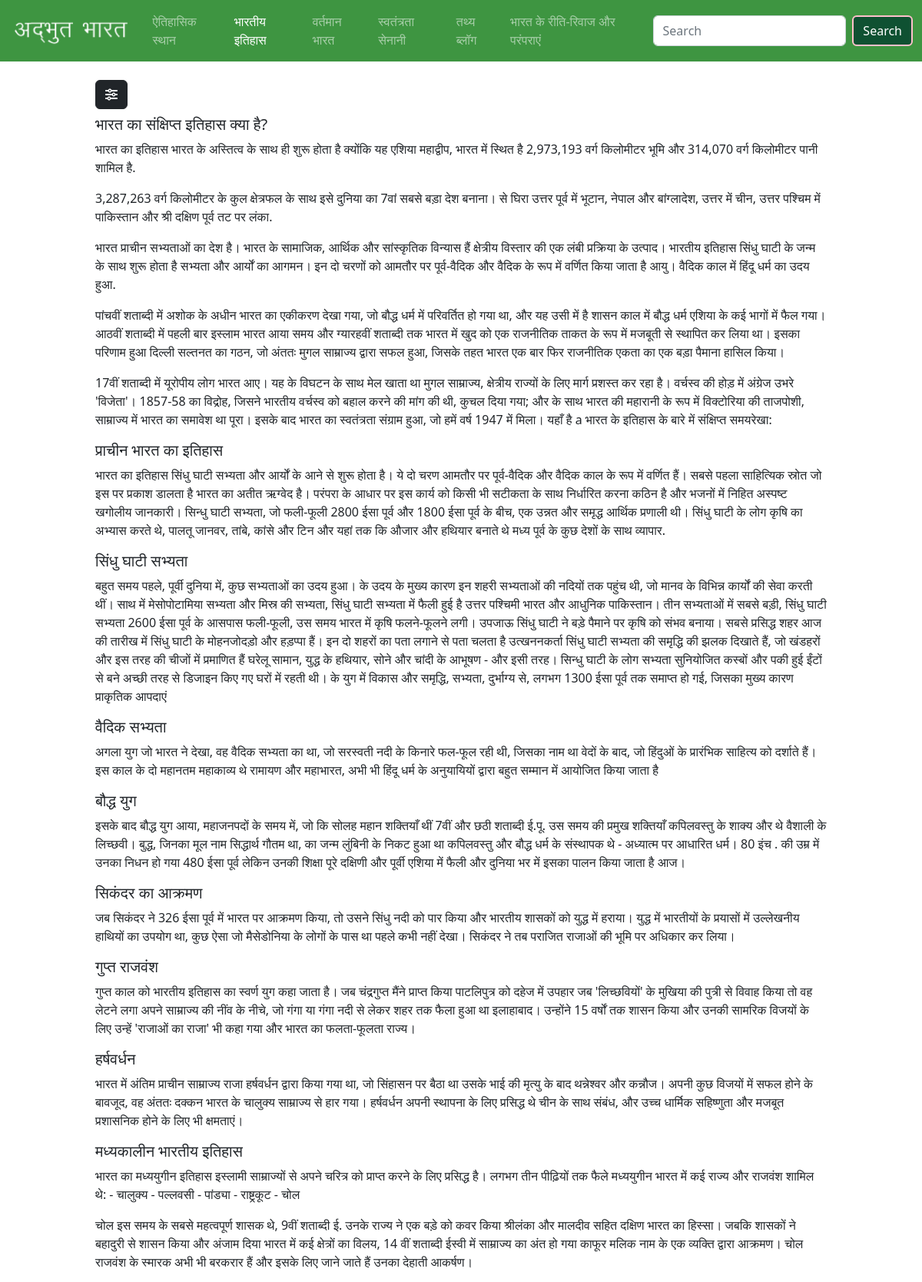
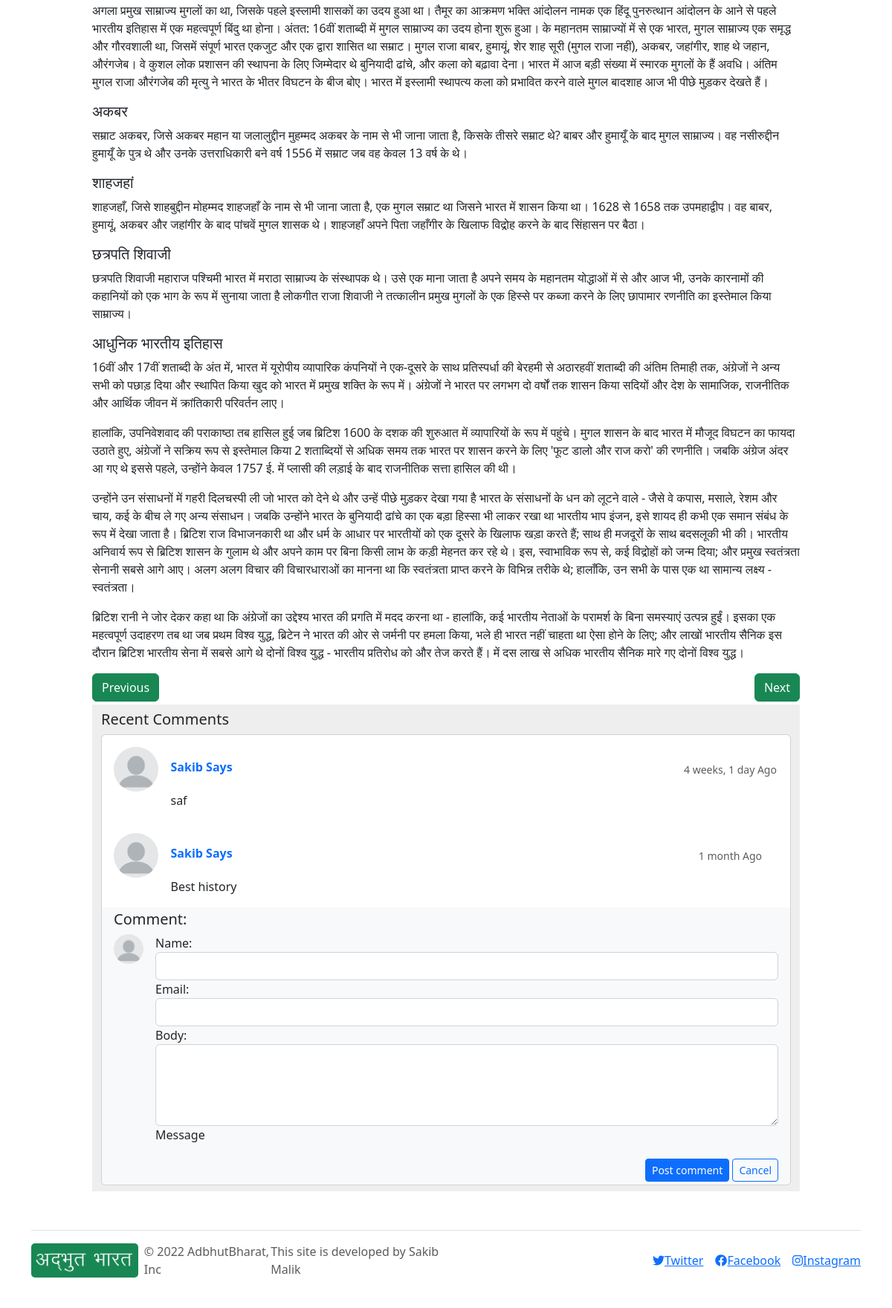
The app's page /indianhistory/s/ with its own data (2 pictures, top to bottom).
### MainApp/models.py (models this page shows, shortened)
class Common(models.Model):
    title = models.CharField(max_length=100)
    slug = models.SlugField(max_length=200, unique=True)
    timestamp = models.DateTimeField(auto_now_add=True)
    post = HTMLField()
    viewcounter = models.IntegerField(default=0)
    class Meta:
        abstract = True

class IndianHistoryModel(Common):
    type = models.CharField(choices=HISTORY_TYPE, max_length=100, default='ANCIENT')
    class Meta:
        verbose_name_plural = 'IndianHistoryModel'
        ordering = ['-timestamp']

class Comments(models.Model):
    name = models.CharField(max_length=100)
    email = models.EmailField()
    body = models.TextField()
    timestamp = models.DateTimeField(auto_now_add=True)
    active = models.BooleanField(default=False)
    class Meta:
        ordering = ['-timestamp']

class IndianHistoryComments(Comments):
    post = models.ForeignKey(IndianHistoryModel, on_delete=models.CASCADE, related_name='indianhistorycomments')
    class Meta:
        verbose_name_plural = 'IndianHistroyComments'

class Comments(models.Model):
    name = models.CharField(max_length=100)
    email = models.EmailField()
    body = models.TextField()
    timestamp = models.DateTimeField(auto_now_add=True)
    active = models.BooleanField(default=False)
    class Meta:
        ordering = ['-timestamp']

### MainApp/views.py (the view, shortened to what this page needs)
# urls.py: path('indianhistory/<slug>/', views.IndianHistoryDetail.as_view(), name='indianhistorydetail'),
class IndianHistoryDetail(DetailView, FormView):
    template_name = 'ADBH/detail/indianhistory.html'
    model = IndianHistoryModel
    form_class = IndianHistoryCommentForm
    def get_context_data(self, **kwargs):
        context = super(IndianHistoryDetail, self).get_context_data(**kwargs)
        obj = self.model.objects.get(slug=kwargs.get('object').slug)
        obj.viewcounter += 1
        context['viewcounter'] = obj.viewcounter
        obj.save()
        context['comments'] = IndianHistoryComments.objects.filter(post=kwargs['object'])
        context['slides'] = IndianHistoryModel.objects.all()
        context['indianhistoryactive'] = True
        context['name'] = obj.title
        currentpost = obj
        prev = prev_in_order(currentpost)
        next = next_in_order(currentpost)
        context['prevslug'] = None
        context['nextslug'] = None
        if prev != None:
            context['prevslug'] = prev.slug
        if next != None:
            context['nextslug'] = next.slug
        return context

### MainApp/forms.py
class IndianHistoryCommentForm(forms.ModelForm):
    class Meta:
        model = IndianHistoryComments
        fields = ['name', 'email', 'body']
        widgets = {
            'body': forms.Textarea(attrs={'class': 'form-control', 'rows': 4, 'cols': 2}),
            'name': forms.TextInput(attrs={'class': 'form-control'}),
            'email': forms.EmailInput(attrs={'class': 'form-control'}),
        }

### MainApp/templates/ADBH/detail/indianhistory.html (shortened to what this page needs)
{% extends 'base.html' %}
{% block content %}
    <div class="container-fluid">
        <div class="row">
            <div class="col-md-10 col-sm-12 m-auto min-vh-100 p-4">
                <button class="btn btn-dark mb-2" data-bs-toggle="offcanvas" data-bs-target="#offcanvas"
                        role="button">
                    <i class="fa-solid fa-sliders"></i>
                </button>
                {{ object.post|safe }}
                <div>
                    {% if prevslug != None %}
                        <a class="btn btn-success" href="{% url 'ADBH:indianhistorydetail' prevslug %}">Previous</a>
                    {% else %}
                        <a class="btn btn-success disabled" href="#">Previous</a>
                    {% endif %}
                    {% if nextslug != None %}
                        <a class="btn btn-success float-end"
                           href="{% url 'ADBH:indianhistorydetail' nextslug %}">Next</a>
                    {% else %}
                        <a class="btn btn-success float-end disabled" href="#">Next</a>
                    {% endif %}
                </div>
                <section style="background-color: #eee;">
                    <div class="container-lg my-1 py-2">
                        <div class="row d-flex justify-content-center">
                            <div class="col-md-12 col-lg-12 col-xl-12">
                                <h5>Recent Comments</h5>
                                <div class="card">
                                    {% for comment in comments %}
                                        <div class="card-body">
                                            <div class="d-flex flex-start align-items-center row">
                                                <div class="col-lg-1 col-sm-1">
                                                    <img class="rounded-circle shadow-1-strong me-3"
                                                         alt="avatar" width="60" height="60"/>
                                                </div>
                                                <div class="col-lg-9  col-sm-5">
                                                    <h6 class="fw-bold text-primary mb-1">{{ comment.name }} Says</h6>
                                                </div>
                                                <div class="col-lg-2  col-sm-2 float-end text-center">
                                                    <p class="text-muted small mb-0 ">
                                                        {{ comment.timestamp|timesince }} Ago
                                                    </p>
                                                </div>
                                                <div class="col-lg-8 col-sm-8">
                                                    <p class="mb-0">
                                                        {{ comment.body }}
                                                    </p>
                                                </div>
                                            </div>
                                        </div>
                                    {% endfor %}
                                    <div class="card-footer py-1 border-0" style="background-color: #f8f9fa;">
                                        <form action="" method="post">
                                            <h5>Comment:</h5>
                                            <div class="d-flex flex-start w-100">
                                                <img class="rounded-circle shadow-1-strong me-3"
                                                     alt="avatar" width="40"
                                                     height="40"/>
                                                <div class="form-outline w-100">
                                                    {% for field in form %}
                                                        <div class="fieldWrapper">
                                                            {{ field.label_tag }}{{ field }}
                                                        </div>
                                                    {% endfor %}
                                                    <label class="form-label" for="textAreaExample">Message</label>
                                                </div>
                                            </div>
                                            <div class="float-end mt-2 pt-1">
                                                <button type="submit" class="btn btn-primary btn-sm">Post comment
                                                </button>
                                                <button type="reset" class="btn btn-outline-primary btn-sm">Cancel
                                                </button>
                                            </div>
                                        </form>
                                    </div>
                                </div>
                            </div>
                        </div>
                    </div>
                </section>
            </div>
        </div>
    </div>
{% endblock %}

### records on screen
IndianHistoryModel: post "भारत का संक्षिप्त इतिहास क्या है? भारत का इतिहास भारत के अस्तित्व के साथ ही शुरू होता है क्योंकि यह एशिया महाद्वीप, भारत में स्थित है 2,973,193 वर्ग किलोमीटर भूमि और 314,070 वर्ग किलोमीटर पानी शामिल है. 3,287,263 वर्ग किलोमीटर के कुल क्षेत्रफल के साथ इसे दुनिया का 7वां सबसे बड़ा देश बनाना। से घिरा उत्तर पूर्व में भूटान, नेपाल और बांग्लादेश, उत्तर में चीन, उत्तर पश्चिम में पाकिस्तान और श्री दक्षिण पूर्व तट पर लंका. भारत प्राचीन सभ्यताओं का देश है। भारत के सामाजिक, आर्थिक और सांस्कृतिक विन्यास हैं क्षेत्रीय विस्तार की एक लंबी प्रक्रिया के उत्पाद। भारतीय इतिहास सिंधु घाटी के जन्म के साथ शुरू होता है सभ्यता और आर्यों का आगमन। इन दो चरणों को आमतौर पर पूर्व-वैदिक और वैदिक के रूप में वर्णित किया…"
IndianHistoryComments: name "Sakib", timestamp "4 weeks, 1 day", body "saf"
IndianHistoryComments: name "Sakib", timestamp "1 month", body "Best history"

### other values on screen
{{ field.label_tag }} "Name:" "Email:" "Body:"
